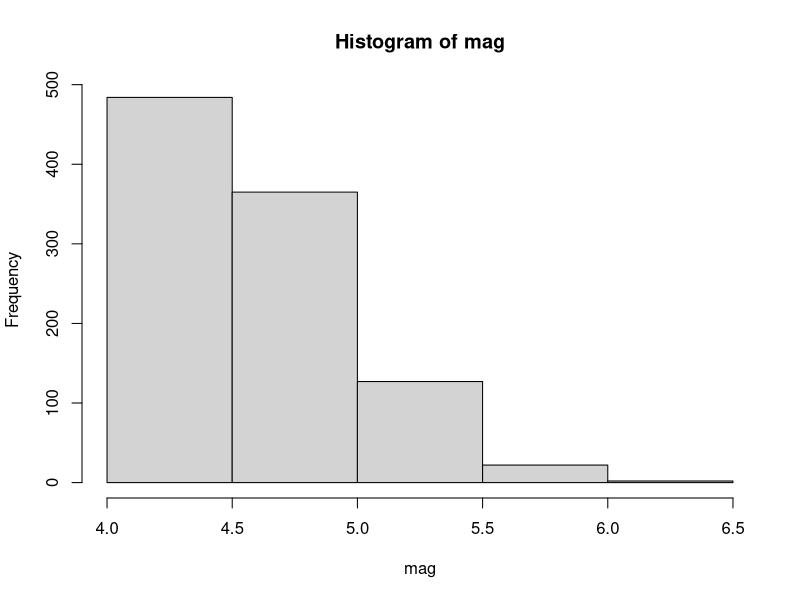
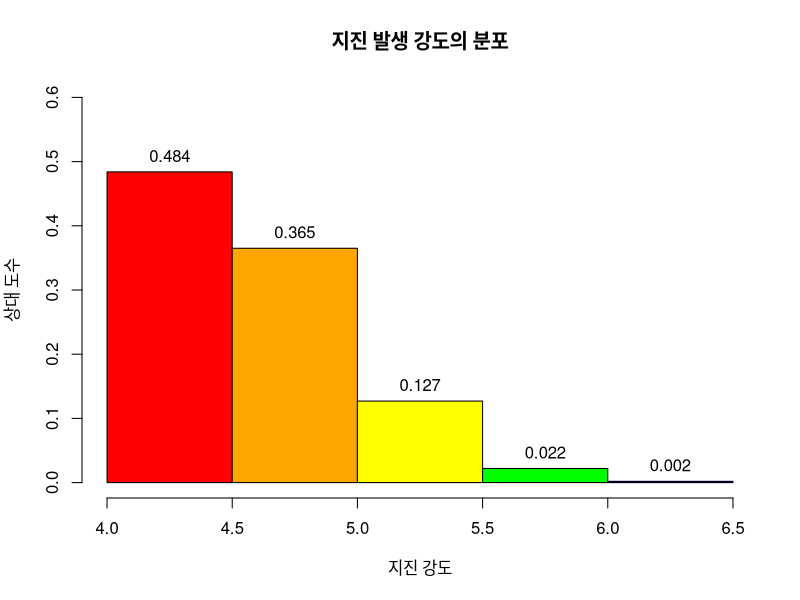

R code for these plots, in order:
#########################################
# 5.5 상대도수 히스토그램에 라벨달기
#########################################

head(quakes)
mag <- quakes$mag

colors <- c("red", "orange", "yellow", "green", "blue", "navy", "violet")

h <- hist(mag, breaks=seq(4, 6.5, by=0.5))
h                                           # 변수 hp 의 값들을  꼭 확인해 보기 바람.

h$density <- h$counts / sum(h$counts)

plot(h,,freq=FALSE, main="지진 발생 강도의 분포", xlab="지진 강도", ylab="상대 도수",
     col=colors, ylim=c(0, 0.6))

#=== 라벨달기
text(x=h$mids, y=h$density, labels=h$density, pos=3)
#=== 라벨달기 끝
